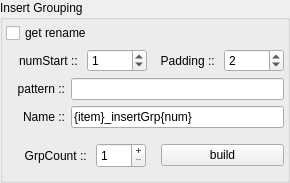
               <widget class="QGroupBox" name="insertGrouping_Gb">
                <property name="minimumSize">
                 <size>
                  <width>0</width>
                  <height>150</height>
                 </size>
                </property>
                <property name="maximumSize">
                 <size>
                  <width>16777215</width>
                  <height>16777215</height>
                 </size>
                </property>
                <property name="title">
                 <string>Insert Grouping</string>
                </property>
                <layout class="QVBoxLayout" name="verticalLayout_22">
                 <property name="leftMargin">
                  <number>3</number>
                 </property>
                 <property name="topMargin">
                  <number>3</number>
                 </property>
                 <property name="rightMargin">
                  <number>3</number>
                 </property>
                 <property name="bottomMargin">
                  <number>3</number>
                 </property>
                 <item>
                  <widget class="QCheckBox" name="getRenameInsertGrouping_Chb">
                   <property name="minimumSize">
                    <size>
                     <width>80</width>
                     <height>0</height>
                    </size>
                   </property>
                   <property name="maximumSize">
                    <size>
                     <width>80</width>
                     <height>16777215</height>
                    </size>
                   </property>
                   <property name="text">
                    <string>get rename </string>
                   </property>
                  </widget>
                 </item>
                 <item>
                  <layout class="QHBoxLayout" name="horizontalLayout_20" stretch="1">
                   <property name="spacing">
                    <number>0</number>
                   </property>
                   <item>
                    <widget class="QFrame" name="insertGroupingNumber_F">
                     <layout class="QHBoxLayout" name="insertGroupingNumber_H">
                      <property name="leftMargin">
                       <number>0</number>
                      </property>
                      <property name="topMargin">
                       <number>0</number>
                      </property>
                      <property name="rightMargin">
                       <number>0</number>
                      </property>
                      <property name="bottomMargin">
                       <number>0</number>
                      </property>
                      <item>
                       <layout class="QHBoxLayout" name="insertGroupingNumStart_H">
                        <item>
                         <widget class="QLabel" name="label_31">
                          <property name="minimumSize">
                           <size>
                            <width>75</width>
                            <height>0</height>
                           </size>
                          </property>
                          <property name="maximumSize">
                           <size>
                            <width>75</width>
                            <height>16777215</height>
                           </size>
                          </property>
                          <property name="text">
                           <string>numStart :: </string>
                          </property>
                          <property name="alignment">
                           <set>Qt::AlignmentFlag::AlignRight|Qt::AlignmentFlag::AlignTrailing|Qt::AlignmentFlag::AlignVCenter</set>
                          </property>
                         </widget>
                        </item>
                        <item>
                         <widget class="QSpinBox" name="insertGroupingNumStart_Sb">
                          <property name="minimumSize">
                           <size>
                            <width>60</width>
                            <height>0</height>
                           </size>
                          </property>
                          <property name="maximumSize">
                           <size>
                            <width>60</width>
                            <height>16777215</height>
                           </size>
                          </property>
                          <property name="buttonSymbols">
                           <enum>QAbstractSpinBox::ButtonSymbols::UpDownArrows</enum>
                          </property>
                          <property name="value">
                           <number>1</number>
                          </property>
                         </widget>
                        </item>
                       </layout>
                      </item>
                      <item>
                       <layout class="QHBoxLayout" name="insertGroupingNumPadding_H">
                        <item>
                         <widget class="QLabel" name="label_32">
                          <property name="minimumSize">
                           <size>
                            <width>65</width>
                            <height>0</height>
                           </size>
                          </property>
                          <property name="maximumSize">
                           <size>
                            <width>65</width>
                            <height>16777215</height>
                           </size>
                          </property>
                          <property name="text">
                           <string>Padding :: </string>
                          </property>
                          <property name="alignment">
                           <set>Qt::AlignmentFlag::AlignRight|Qt::AlignmentFlag::AlignTrailing|Qt::AlignmentFlag::AlignVCenter</set>
                          </property>
                         </widget>
                        </item>
                        <item>
                         <widget class="QSpinBox" name="insertGroupingNumPadding_Sb">
                          <property name="minimumSize">
                           <size>
                            <width>60</width>
                            <height>0</height>
                           </size>
                          </property>
                          <property name="maximumSize">
                           <size>
                            <width>60</width>
                            <height>16777215</height>
                           </size>
                          </property>
                          <property name="buttonSymbols">
                           <enum>QAbstractSpinBox::ButtonSymbols::UpDownArrows</enum>
                          </property>
                          <property name="value">
                           <number>2</number>
                          </property>
                         </widget>
                        </item>
                       </layout>
                      </item>
                     </layout>
                    </widget>
                   </item>
                  </layout>
                 </item>
                 <item>
                  <widget class="QFrame" name="insertGrpPattern_H">
                   <layout class="QHBoxLayout" name="insertGrpName_H_2">
                    <property name="leftMargin">
                     <number>9</number>
                    </property>
                    <property name="topMargin">
                     <number>0</number>
                    </property>
                    <property name="rightMargin">
                     <number>0</number>
                    </property>
                    <property name="bottomMargin">
                     <number>0</number>
                    </property>
                    <item>
                     <widget class="QLabel" name="insertGrpPattern_La">
                      <property name="minimumSize">
                       <size>
                        <width>50</width>
                        <height>0</height>
                       </size>
                      </property>
                      <property name="maximumSize">
                       <size>
                        <width>50</width>
                        <height>16777215</height>
                       </size>
                      </property>
                      <property name="text">
                       <string>pattern ::</string>
                      </property>
                      <property name="alignment">
                       <set>Qt::AlignmentFlag::AlignRight|Qt::AlignmentFlag::AlignTrailing|Qt::AlignmentFlag::AlignVCenter</set>
                      </property>
                     </widget>
                    </item>
                    <item>
                     <widget class="QLineEdit" name="insertGrpPattern_Le">
                      <property name="minimumSize">
                       <size>
                        <width>0</width>
                        <height>0</height>
                       </size>
                      </property>
                      <property name="maximumSize">
                       <size>
                        <width>16777215</width>
                        <height>16777215</height>
                       </size>
                      </property>
                      <property name="text">
                       <string/>
                      </property>
                     </widget>
                    </item>
                   </layout>
                  </widget>
                 </item>
                 <item>
                  <widget class="QFrame" name="insertGrpName_G">
                   <layout class="QHBoxLayout" name="insertGrpName_H">
                    <property name="leftMargin">
                     <number>9</number>
                    </property>
                    <property name="topMargin">
                     <number>0</number>
                    </property>
                    <property name="rightMargin">
                     <number>0</number>
                    </property>
                    <property name="bottomMargin">
                     <number>0</number>
                    </property>
                    <item>
                     <widget class="QLabel" name="label_17">
                      <property name="minimumSize">
                       <size>
                        <width>50</width>
                        <height>0</height>
                       </size>
                      </property>
                      <property name="maximumSize">
                       <size>
                        <width>50</width>
                        <height>16777215</height>
                       </size>
                      </property>
                      <property name="text">
                       <string>Name ::</string>
                      </property>
                      <property name="alignment">
                       <set>Qt::AlignmentFlag::AlignRight|Qt::AlignmentFlag::AlignTrailing|Qt::AlignmentFlag::AlignVCenter</set>
                      </property>
                     </widget>
                    </item>
                    <item>
                     <widget class="QLineEdit" name="insertGrpName_Le">
                      <property name="minimumSize">
                       <size>
                        <width>0</width>
                        <height>0</height>
                       </size>
                      </property>
                      <property name="maximumSize">
                       <size>
                        <width>16777215</width>
                        <height>16777215</height>
                       </size>
                      </property>
                      <property name="text">
                       <string>{item}_insertGrp{num}</string>
                      </property>
                     </widget>
                    </item>
                   </layout>
                  </widget>
                 </item>
                 <item>
                  <layout class="QHBoxLayout" name="insertGrouping_H">
                   <item>
                    <widget class="QFrame" name="insertGroupingCount_F">
                     <layout class="QHBoxLayout" name="insertGroupingCount_H">
                      <item>
                       <widget class="QLabel" name="label_6">
                        <property name="minimumSize">
                         <size>
                          <width>75</width>
                          <height>0</height>
                         </size>
                        </property>
                        <property name="maximumSize">
                         <size>
                          <width>75</width>
                          <height>16777215</height>
                         </size>
                        </property>
                        <property name="text">
                         <string>GrpCount :: </string>
                        </property>
                        <property name="alignment">
                         <set>Qt::AlignmentFlag::AlignRight|Qt::AlignmentFlag::AlignTrailing|Qt::AlignmentFlag::AlignVCenter</set>
                        </property>
                       </widget>
                      </item>
                      <item>
                       <widget class="QSpinBox" name="insertGrouping_Sb">
                        <property name="minimumSize">
                         <size>
                          <width>50</width>
                          <height>25</height>
                         </size>
                        </property>
                        <property name="maximumSize">
                         <size>
                          <width>50</width>
                          <height>16777215</height>
                         </size>
                        </property>
                        <property name="buttonSymbols">
                         <enum>QAbstractSpinBox::ButtonSymbols::PlusMinus</enum>
                        </property>
                        <property name="minimum">
                         <number>1</number>
                        </property>
                        <property name="value">
                         <number>1</number>
                        </property>
                       </widget>
                      </item>
                     </layout>
                    </widget>
                   </item>
                   <item>
                    <widget class="QPushButton" name="insertGrouping_Btn">
                     <property name="text">
                      <string>build</string>
                     </property>
                    </widget>
                   </item>
                  </layout>
                 </item>
                </layout>
               </widget>
